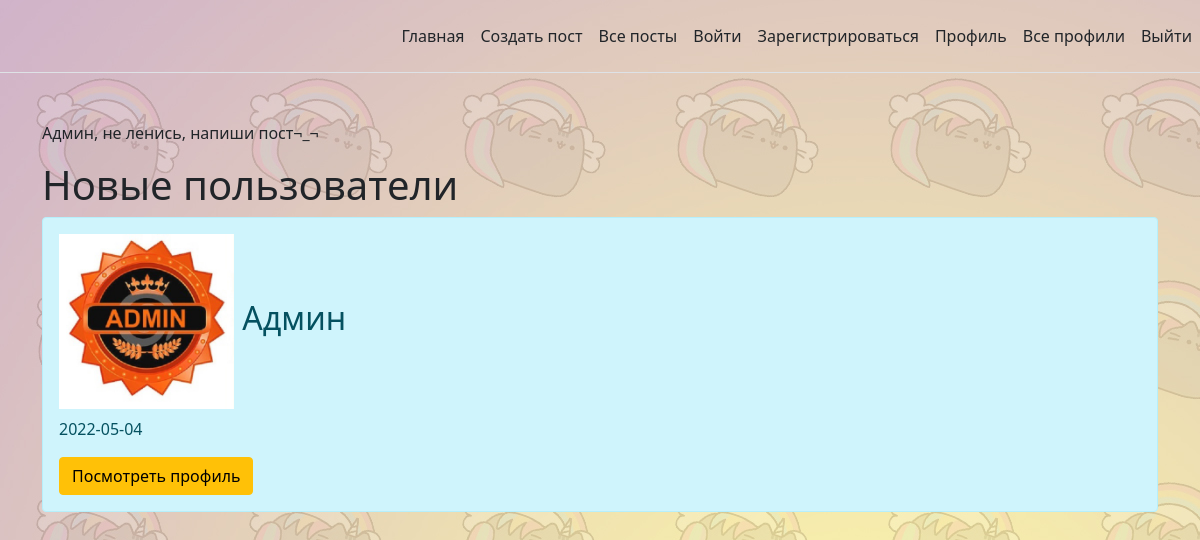
Page / (signed in) on the earlier database version.
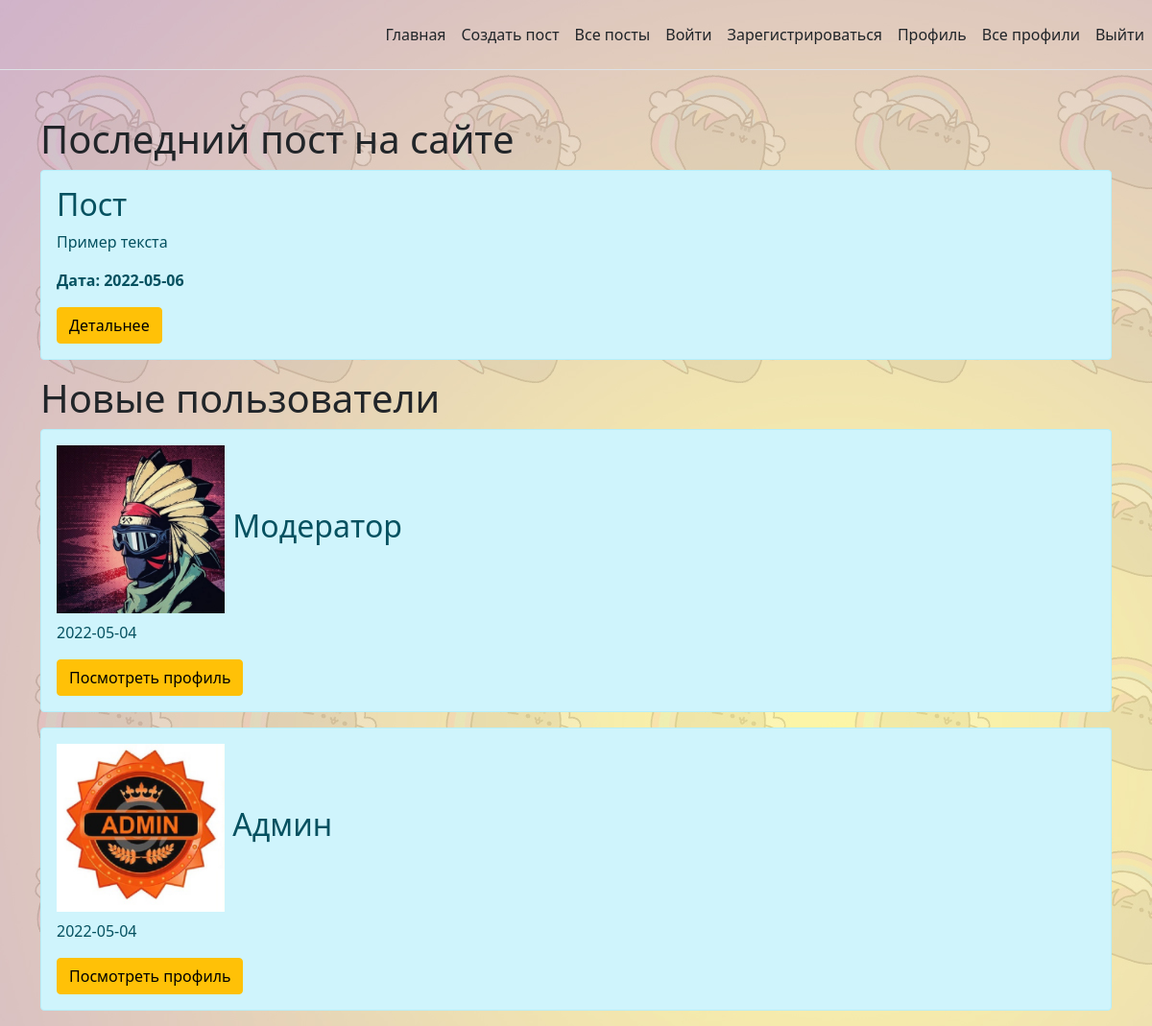
Same page on the later database version.
### app.py (models this page shows, shortened)
class User(db.Model, UserMixin):
    id = db.Column(db.Integer, primary_key=True)
    username = db.Column(db.String(20), nullable=False, unique=False)
    password_hash = db.Column(db.String(20), nullable=False)
    reg_date = db.Column(db.DateTime, default=datetime.utcnow)
    role = db.Column(db.String(10), default='user')

class Post(db.Model):
    id = db.Column(db.Integer, primary_key=True)
    title = db.Column(db.String(100), nullable=False)
    intro = db.Column(db.String(300), nullable=False)
    text = db.Column(db.Text, nullable=False)
    date = db.Column(db.DateTime, default=datetime.utcnow)
    author = db.Column(db.String(20), nullable=False)
    update_author = db.Column(db.String(20), nullable=True)

### app.py (the view)
@app.route('/')
@login_required
def index():
    return render_template("index.html",
                           one_post=Post.query.order_by
                           (Post.date.desc()).first(),
                           new_users=User.query.order_by(User.id.desc())
                           .limit(2).all(),
                           username=flask_login.current_user.username)

### app.py (called while the page is built)
@login_manager.user_loader
def load_user(user_id):
    return db.session.query(User).get(user_id)

### templates/index.html (shortened to what this page needs)
{% extends 'base.html' %}
{% block body %}
<div class="container mt-5">
    {% if one_post %}
    <h1>Последний пост на сайте</h1>
        <div class="alert alert-info">
            <h2>{{ one_post.title }}</h2>
            <p>{{ one_post.intro }}</p>
            <p><b>Дата: {{ one_post.date.date() }}</b></p>
            <a href="/posts/{{ one_post.id }}" class="btn btn-warning">Детальнее</a>
        </div>
    {% else %}
    {% if username %}
    <p>{{ username }}, не ленись, напиши пост¬_¬</p>
    {% else %}
        <p>Пользователь, не ленись, напиши пост¬_¬</p>
    {% endif %}
    {% endif %}
    {% if new_users|length > 0 %}
    <h1>Новые пользователи</h1>
        {% for el in new_users %}
        <div class="alert alert-info">
            <h2><img src="/static/images/{{ el.id }}.jpg" height="175"
                     width="175"
         alt=""> {{ el.username }}</h2>
            <p>{{ el.reg_date.date() }}</p>
            <a href="/profile/{{ el.username }}"
               class="btn btn-warning">Посмотреть
                профиль</a>
        </div>
        {% endfor %}
    {% endif %}
</div>
{% endblock %}

### templates/base.html (shortened to what this page needs)
<!doctype html>
<html lang="ru">
<head>
    <link rel="stylesheet" href="/static/css/style.css">
    <link rel="stylesheet"
          href="https://cdn.jsdelivr.net/npm/bootstrap@5.1.3/dist/css/bootstrap.min.css">
</head>
<body class="list">
<header
        class="d-flex flex-wrap align-items-center justify-content-center justify-content-md-between py-3 mb-4 border-bottom list">
      <a href="/" class="d-flex align-items-center col-md-3 mb-2 mb-md-0 text-dark text-decoration-none">
        <svg class="bi me-2" width="40" height="32" role="img" aria-label="Bootstrap"><use xlink:href="#bootstrap"></use></svg>
      </a>
      <ul class="nav col-12 col-md-auto mb-2 justify-content-center mb-md-0">
        <li><a href="/" class="nav-link px-2 link-dark"><ya-tr-span
                data-index="16-0" data-translated="true"
                data-source-lang="en" data-target-lang="ru" data-value="Home" data-translation="Главная" data-type="trSpan">Главная</ya-tr-span></a></li>
          <li><a href="/create-post"
                 class="nav-link px-2 link-dark"><ya-tr-span
                data-index="16-0" data-translated="true"
                data-source-lang="en" data-target-lang="ru" data-value="Home"
                data-translation="Главная" data-type="trSpan">Создать пост
                </ya-tr-span></a></li>
          <li><a href="/posts"
                 class="nav-link px-2 link-dark"><ya-tr-span
                data-index="16-0" data-translated="true"
                data-source-lang="en" data-target-lang="ru" data-value="Home"
                data-translation="Главная" data-type="trSpan">Все посты
                </ya-tr-span></a></li>
          <li><a href="/login"
                 class="nav-link px-2 link-dark"><ya-tr-span
                data-index="16-0" data-translated="true"
                data-source-lang="en" data-target-lang="ru" data-value="Home"
                data-translation="Главная" data-type="trSpan">Войти
                </ya-tr-span></a></li>
          <li><a href="/register"
                 class="nav-link px-2 link-dark"><ya-tr-span
                data-index="16-0" data-translated="true"
                data-source-lang="en" data-target-lang="ru" data-value="Home"
                data-translation="Главная" data-type="trSpan">Зарегистрироваться
                </ya-tr-span></a></li>
          <li><a href="/about" class="nav-link px-2 link-dark"><ya-tr-span
                data-index="16-0" data-translated="true"
                data-source-lang="en" data-target-lang="ru"
                data-value="About" data-translation="О нас"
                data-type="trSpan">Профиль</ya-tr-span></a></li>
          <li><a href="/all_profiles"
                 class="nav-link px-2 link-dark"><ya-tr-span
                data-index="16-0" data-translated="true"
                data-source-lang="en" data-target-lang="ru" data-value="Home"
                data-translation="Главная" data-type="trSpan">Все профили
                </ya-tr-span></a></li>
          <li><a href="/logout"
                 class="nav-link px-2 link-dark"><ya-tr-span
                data-index="16-0" data-translated="true"
                data-source-lang="en" data-target-lang="ru" data-value="Home"
                data-translation="Главная" data-type="trSpan">Выйти
                </ya-tr-span></a></li>
      </ul>
    </header>
{% block body %}{% endblock %}
</body>
</html>

### static/css/style.css (style rules this page uses)
.list { background-image: url("background-image.jpg"); background-attachment: fixed; }

Differences in the rows shown:
added Post: title "Пост", intro "Пример текста", date "2022-05-06"
added User: shows a picture, username "Модератор", reg_date "2022-05-04"
shown differently, row unchanged: User "Админ": username "Админ" → (not shown)
Other differences:
text no longer shown: ", не ленись, напиши пост¬_¬"
text now shown: "Последний пост на сайте Дата: Детальнее"
